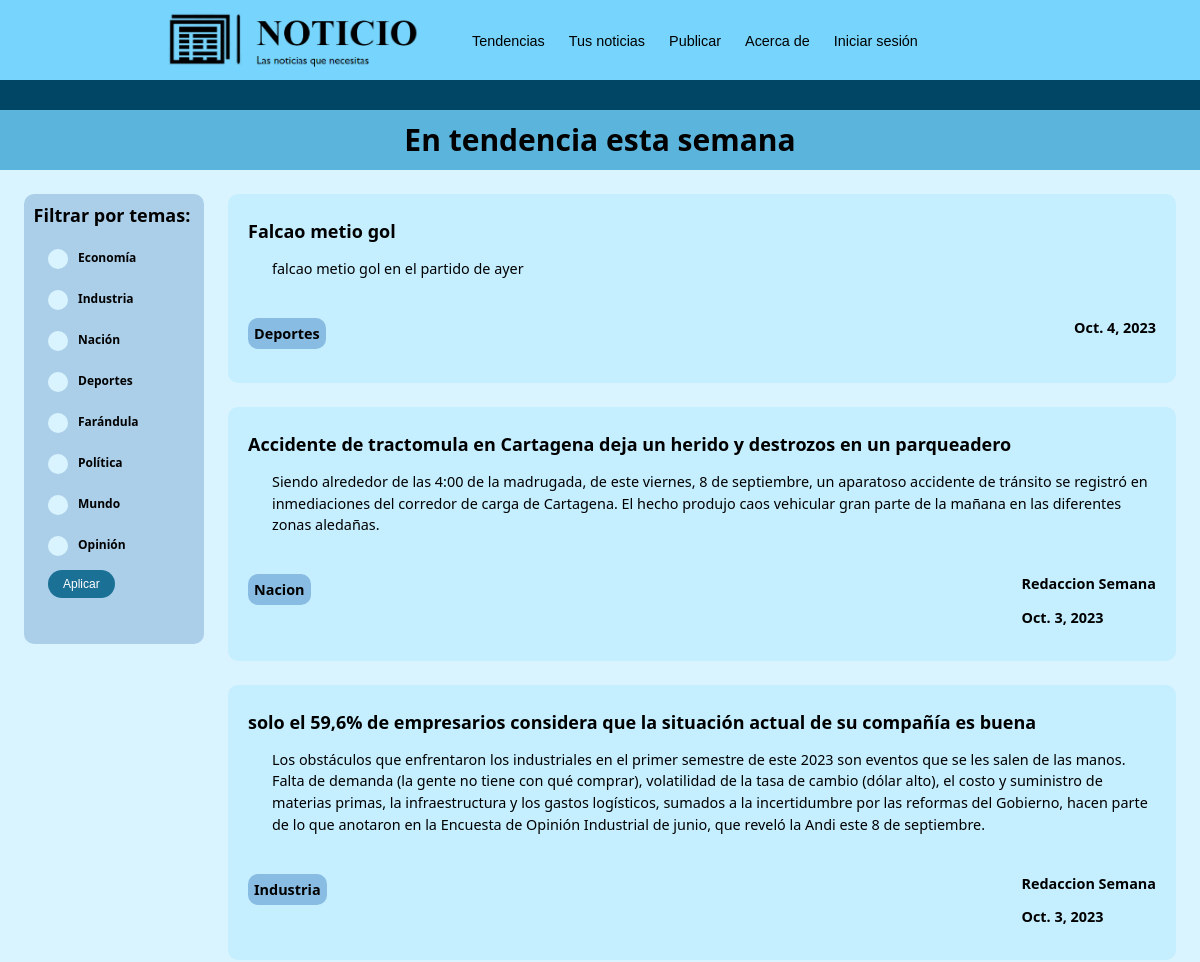
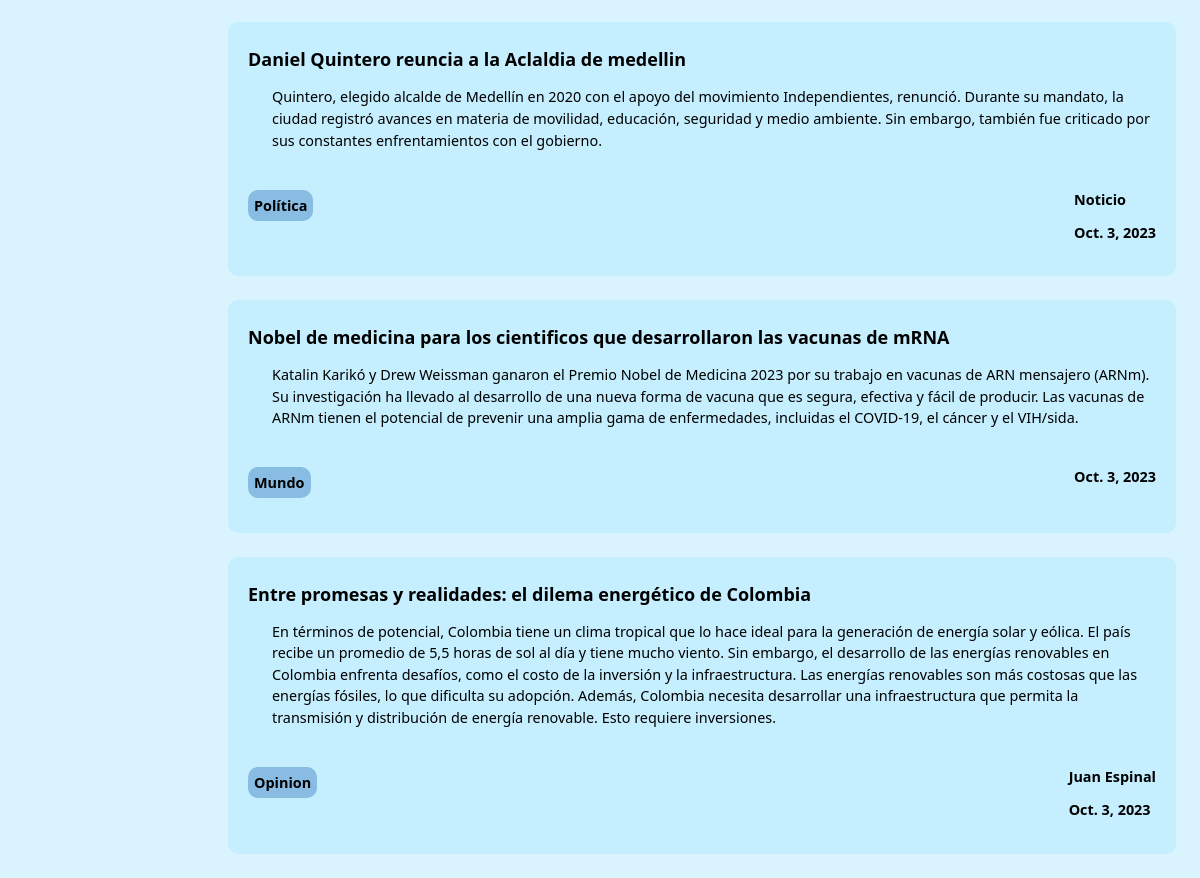
The page / on the database its author committed (2 pictures, top to bottom).
### main/models.py (models this page shows, shortened)
class Noticia(models.Model):
    TAGS = (
        ('Nacion','Nacion'),
        ("Industria","Industria"),
        ("Economia","Economia"),
        ("Deportes","Deportes"),
        ("Farandula","Farandula"),
        ("Política","Política"),
        ("Mundo","Mundo"),
        ("Opinion","Opinion"),
    )
    autor = models.CharField(max_length=30)
    tags = models.CharField(max_length=50, choices = TAGS)
    titulo = models.TextField(max_length=200)
    resumen = models.TextField(max_length=600)
    fecha = models.DateField(auto_now=True)
    user = models.ForeignKey('CustomUser', on_delete=models.CASCADE,null=True,blank=True)
    url = models.CharField(max_length=200, null=True, blank = True)
    contenido = models.TextField(max_length=4000,null=True)
    class Meta:
        ordering = ["fecha"]

### main/views.py (the view, shortened to what this page needs)
# urls.py: path('',views.tendencias),
def tendencias(request):
    tags = ['Nacion','Industria', 'Economia', 'Deportes', 'Farandula','Política','Mundo','Opinion']
    applied_tags = []
    for tag in tags:
        if request.GET.get(tag):
            applied_tags.append(tag)
    noticias = Noticia.objects.all().order_by('fecha').reverse()
    if applied_tags == []:
        applied_tags = tags
    if request.method == 'GET':
        return render(request, "main/tendencias.html", {"noticias":noticias, "applied_tags":applied_tags})

### main/templates/main/tendencias.html (shortened to what this page needs)
{% extends 'main/layouts/nav1.html' %}
{% block content %}
<div id="subtitulo" class="contenedor-subtitulo">
    <p class="subtitle">En tendencia esta semana</p>
</div>
<div class="fondo">
    <div style="display: flex; flex-direction: column">
        <div id="filtros" class="filtros">
            <p class="subtitle2">Filtrar por temas:</p>
            <form class="form-filtros" method="get">
                <input type="checkbox" name = "Economia" class="form-checkbox" id="eco">
                <label for="eco" class="form-option">Economía</label><br><br>
                <input type="checkbox" name = "Industria" class="form-checkbox" id="ind">
                <label for="ind" class="form-option">Industria</label><br><br>
                <input type="checkbox" name = "Nacion" class="form-checkbox" id="nac">
                <label for="nac" class="form-option">Nación</label><br><br>
                <input type="checkbox" name = "Deportes" class="form-checkbox" id="dep">
                <label for="dep" class="form-option">Deportes</label><br><br>
                <input type="checkbox" name = "Farandula" class="form-checkbox" id="far">
                <label for="far" class="form-option">Farándula</label><br><br>
                <input type="checkbox" name = "Politica" class="form-checkbox" id="pol">
                <label for="pol" class="form-option">Política</label><br><br>
                <input type="checkbox" name = "Mundo" class="form-checkbox" id="mun">
                <label for="mun" class="form-option">Mundo</label><br><br>
                <input type="checkbox" name = "Opinion" class="form-checkbox" id="op">
                <label for="op" class="form-option">Opinión</label><br>
                <input type="submit" class="submit-btn" value="Aplicar">
            </form>
        </div>
    </div>
    <div class="contenedor-noticias">
        {% for noticia in noticias %}
        {% if noticia.tags in applied_tags %}
        <div class="noticia">
            {% if noticia.url == null %}
            <a class="titulo-noticia" href = '/noticia/{{noticia.id}}' target = "_blank"><h2>{{noticia.titulo}}</h2></a>
            {% else %}
            <a class="titulo-noticia" href = {{noticia.url}} target = "_blank"><h2>{{noticia.titulo}}</h2></a>
            {% endif %}
            <article class="bloque-texto">{{noticia.resumen}}</article>
            <div class="info-noticia">
                <p class="tag-noticia">{{noticia.tags}}</p>
                <div>
                    <p>{{noticia.autor}}</p>
                    <p>{{noticia.fecha}}</p>
                </div>
            </div>
        </div>
        {% endif %}
        {% endfor %}
    </div>
</div>
{% endblock %}

### main/static/clases.css (style rules this page uses)
html { scroll-behavior: smooth; }
body { margin: 0px; font-family: system-ui, -apple-system, BlinkMacSystemFont, 'Segoe UI', Roboto, Oxygen, Ubuntu, Cantarell, 'Open Sans', 'Helvetica Neue', sans-serif; min-height: 100vh; background-color: #D9F4FF; }
a { text-decoration: none; color: #1B7095; }
.bloque-texto { padding-left: 2vw; line-height: 1.5; margin-bottom: 2vw; border-radius: 10px; font-size: max(13px, 1.2vw) }
.contenedor-subtitulo { display: flex; justify-content: center; align-items: center; background-color: #5BB4DB; width: 100%; height: 5vw; min-height: 40px; }
.contenedor-noticias { margin-top: 2vw; width: 100%; }
.titulo-noticia { text-decoration: none; color: black; font-size: max(10px, 1vw); }
.subtitle { font-size: max(20px, 2.5vw); font-weight: 700; margin: 0px; }
.subtitle2 { padding: 0.8vw; font-size: 1.5vw; font-weight: 700; margin: 0px; }
.form-filtros { padding-left: 2vw; padding-top: 1vw; font-size: 1vw; font-weight: 600; width: inherit; height: 25vw; }
.form-checkbox { appearance: none; -webkit-appearance: none; -moz-appearance: none; width: 20px; height: 20px; background-color: #D9F4FF; border-radius: 50%; outline: none; margin: 0px; font-size: auto; }
.form-option { position: absolute; padding-left: 10px; }
.fondo { display: flex; background-color: #D9F4FF; height: 100%; }
.filtros { position: sticky; background-color: #ABCFE9; margin: 2vw; top: 20px; width: 15vw; height: 30vw; min-height: 450px; border-radius: 10px; }
.noticia { background-color: #C5EEFF; border-radius: 10px; margin-bottom: 2vw; margin-right: 2vw; padding: 20px; padding-top: 10px; }
.info-noticia { display: flex; justify-content: space-between; font-weight: 600; font-size: max(13px, 1.2vw); }
.tag-noticia { background-color: #88BCE2; border-radius: 10px; align-self: baseline; padding: max(6px, 0.5vw); }
.submit-btn { background-color: #1B7095; border-radius: 15px; color: white; border: #D9F4FF; margin-top: 10px; font-size: inherit; padding: 7px; padding-left: 15px; padding-right: 15px; }

### rows shown on the page
Noticia: titulo "Falcao metio gol", resumen "falcao metio gol en el partido de ayer", tags "Deportes", fecha "Oct. 4, 2023"
Noticia: titulo "Accidente de tractomula en Cartagena deja un herido y destrozos en un parqueadero", resumen "Siendo alrededor de las 4:00 de la madrugada, de este viernes, 8 de septiembre, un aparatoso accidente de tránsito se registró en inmediaciones del corredor de carga de Cartagena. El hecho produjo caos vehicular gran parte de la mañana en las diferentes zonas aledañas.", tags "Nacion", autor "Redaccion Semana", fecha "Oct. 3, 2023"
Noticia: titulo "solo el 59,6% de empresarios considera que la situación actual de su compañía es buena", resumen "Los obstáculos que enfrentaron los industriales en el primer semestre de este 2023 son eventos que se les salen de las manos. Falta de demanda (la gente no tiene con qué comprar), volatilidad de la tasa de cambio (dólar alto), el costo y suministro de materias primas, la infraestructura y los gastos logísticos, sumados a la incertidumbre por las reformas del Gobierno, hacen parte de lo que anotaron en la Encuesta de Opinión Industrial de junio, que reveló la Andi este 8 de septiembre.", tags "Industria", autor "Redaccion Semana", fecha "Oct. 3, 2023"
Noticia: titulo "Daniel Quintero reuncia a la Aclaldia de medellin", resumen "Quintero, elegido alcalde de Medellín en 2020 con el apoyo del movimiento Independientes, renunció. Durante su mandato, la ciudad registró avances en materia de movilidad, educación, seguridad y medio ambiente. Sin embargo, también fue criticado por sus constantes enfrentamientos con el gobierno.", tags "Política", autor "Noticio", fecha "Oct. 3, 2023"
Noticia: titulo "Nobel de medicina para los cientificos que desarrollaron las vacunas de mRNA", resumen "Katalin Karikó y Drew Weissman ganaron el Premio Nobel de Medicina 2023 por su trabajo en vacunas de ARN mensajero (ARNm). Su investigación ha llevado al desarrollo de una nueva forma de vacuna que es segura, efectiva y fácil de producir. Las vacunas de ARNm tienen el potencial de prevenir una amplia gama de enfermedades, incluidas el COVID-19, el cáncer y el VIH/sida.", tags "Mundo", fecha "Oct. 3, 2023"
Noticia: titulo "Entre promesas y realidades: el dilema energético de Colombia", resumen "En términos de potencial, Colombia tiene un clima tropical que lo hace ideal para la generación de energía solar y eólica. El país recibe un promedio de 5,5 horas de sol al día y tiene mucho viento. Sin embargo, el desarrollo de las energías renovables en Colombia enfrenta desafíos, como el costo de la inversión y la infraestructura. Las energías renovables son más costosas que las energías fósiles, lo que dificulta su adopción. Además, Colombia necesita desarrollar una infraestructura que permita la transmisión y distribución de energía renovable. Esto requiere inversiones.", tags "Opinion", autor "Juan Espinal", fecha "Oct. 3, 2023"
